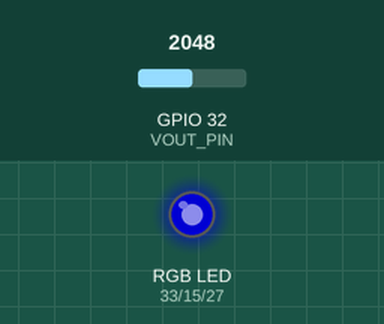
The sketch below on a simulated ESP32. On the bench: an RGB LED mixed from three pins (HIGH = lit). The inputs (shaded band) are chosen by the test bench; at power-on: GPIO 32 (VOUT_PIN) = 2048. Dim RGB values are drawn brighter than linear.

Above: at 1.2 s.
1.3 s: GPIO 32 (VOUT_PIN) set to 1683
2.8 s: GPIO 32 (VOUT_PIN) set to 1599
At 4.0 s:
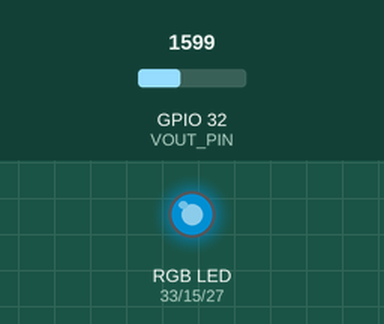
4.3 s: GPIO 32 (VOUT_PIN) set to 3299
5.8 s: GPIO 32 (VOUT_PIN) set to 3380
At 6.4 s:
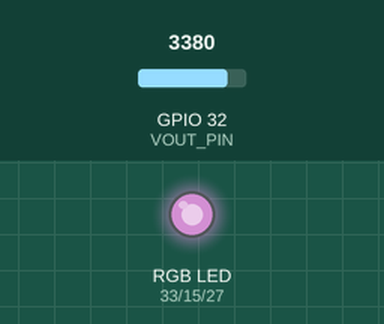
7.3 s: GPIO 32 (VOUT_PIN) set to 4015
8.8 s: GPIO 32 (VOUT_PIN) set to 4080
At 9.9 s:
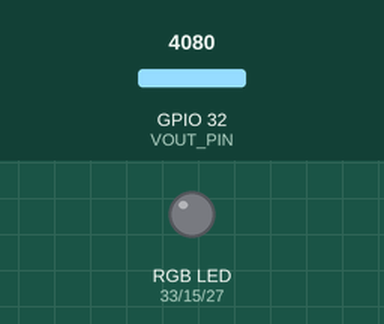
Timing chart, 0 to 11.3 s (numbered marks = the images above; inputs shaded):
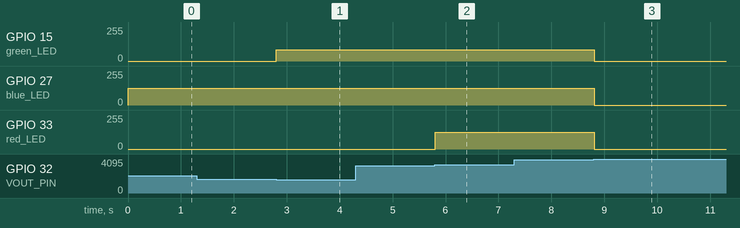

Measured:
- the behaviour switches between 1648 and 1647 on GPIO 32 (VOUT_PIN) (found by bisection; images 0 and 1)
- the behaviour switches between 3327 and 3328 on GPIO 32 (VOUT_PIN) (found by bisection; images 1 and 2)
- the behaviour switches between 4079 and 4080 on GPIO 32 (VOUT_PIN) (found by bisection; images 2 and 3)
- after the input at 1.3 s, every drawn part: stays the same
- after the input at 2.8 s, GPIO 15 (green_LED): 0/255 → 85/255 at once
- after the input at 4.3 s, every drawn part: stays the same
- after the input at 5.8 s, GPIO 33 (red_LED): 0/255 → 125/255 at once
- after the input at 7.3 s, every drawn part: stays the same
- after the input at 8.8 s, GPIO 15 (green_LED): 85/255 → 0/255 at once; GPIO 27 (blue_LED), GPIO 33 (red_LED): 125/255 → 0/255 at once

The sketch:

Sketch_MixedColorButton.ino
```cpp
/*
   Author: schmaenjael
   Language:  C++ using the Arduino Library
   Github: https://github.com/schmaenjael/ESP32_SketchCollection
   Date: 11. March 2021
   Refernce: https://github.com/espressif/arduino-esp32/
*/

const byte red_LED = 33;   // initializing the red LED
const byte blue_LED = 27;  // initializing the blue LED
const byte green_LED = 15; // initializing the green LED
const byte VOUT_PIN = 32;  // initializing the VOUT Pin
const int FREQ = 5000;     // setting the frequence to 5000
const byte GREEN_LED_CHANNEL = 0;       // setting the LED_Channel to 0
const byte BLUE_LED_CHANNEL = 1;       // setting the LED_Channel to 0
const byte RED_LED_CHANNEL = 2;       // setting the LED_Channel to 0
int RES = 8;                         // setting the resolution to 8

const byte m_T1 = 255; // sets the key T1 to a specific value
const byte m_T2 = 207; // sets the key T2 to a specific value
const byte m_T3 = 165; // sets the key T3 to a specific value
const byte m_T4 = 103; // sets the key T4 to a specific value
const byte m_T5 = 55;  // sets the key T5 to a specific value
const byte m_T6 = 30;  // sets the key T6 to a specific value
unsigned int m = 0;    // sets the value of m to 0

int red_Color = 0;
int green_Color = 0;
int blue_Color = 0;

// init setup function. This method will be called once on start
void setup()
{
  Serial.begin(115200);
  pinMode(red_LED, OUTPUT);
  pinMode(blue_LED, OUTPUT);
  pinMode(green_LED, OUTPUT);

  digitalWrite(red_LED, LOW);
  digitalWrite(blue_LED, LOW);
  digitalWrite(green_LED, LOW);

  ledcSetup(RED_LED_CHANNEL, FREQ, RES);
  ledcAttachPin(red_LED, RED_LED_CHANNEL);
  ledcSetup(BLUE_LED_CHANNEL, FREQ, RES);
  ledcAttachPin(blue_LED, BLUE_LED_CHANNEL);
  ledcSetup(GREEN_LED_CHANNEL, FREQ, RES);
  ledcAttachPin(green_LED, GREEN_LED_CHANNEL);
}

void loop()
{
  m = analogRead(VOUT_PIN) / 16;
  if (m == m_T1)
  {
    green_Color = 0;
    red_Color = 0;
    blue_Color = 0;
  }
  else if (m > m_T2 && m < m_T1)
  {
    red_Color = 125;
  }
  else if (m > m_T3 && m < m_T2)
  {
    blue_Color = 125;
  }
  else if (m > m_T4 && m < m_T3)
  {
    blue_Color = 125;
  }
  else if (m > m_T5 && m < m_T4)
  {
    green_Color = 85;
  }
  else if (m < m_T6 && m > 0)
  {
    red_Color = 255;
  }
    ledcWrite(GREEN_LED_CHANNEL, green_Color);
    ledcWrite(BLUE_LED_CHANNEL, blue_Color);
    ledcWrite(RED_LED_CHANNEL, red_Color);
    delay(200);
}
```
